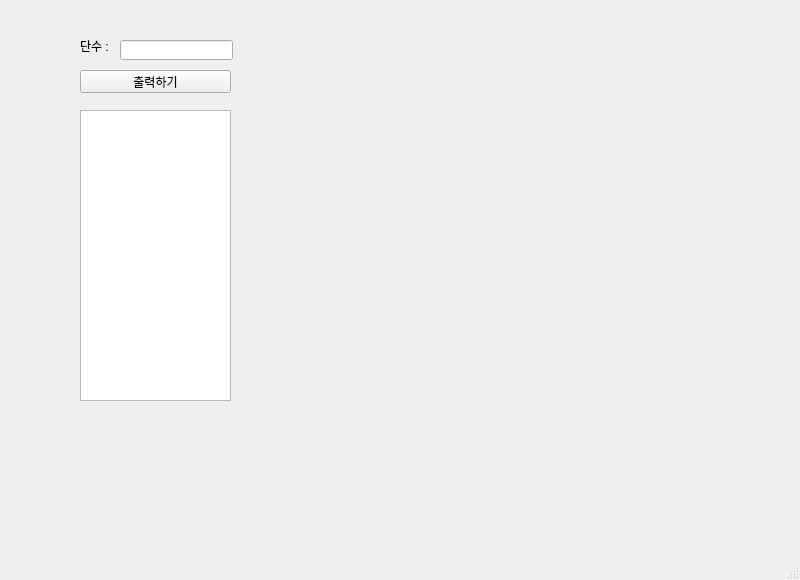
<?xml version="1.0" encoding="UTF-8"?>
<ui version="4.0">
 <class>MainWindow</class>
 <widget class="QMainWindow" name="MainWindow">
  <property name="geometry">
   <rect>
    <x>0</x>
    <y>0</y>
    <width>800</width>
    <height>580</height>
   </rect>
  </property>
  <property name="windowTitle">
   <string>MainWindow</string>
  </property>
  <widget class="QWidget" name="centralwidget">
   <widget class="QLabel" name="lbl_dan">
    <property name="geometry">
     <rect>
      <x>80</x>
      <y>40</y>
      <width>56</width>
      <height>12</height>
     </rect>
    </property>
    <property name="text">
     <string>단수 :</string>
    </property>
   </widget>
   <widget class="QLineEdit" name="le">
    <property name="geometry">
     <rect>
      <x>120</x>
      <y>40</y>
      <width>113</width>
      <height>20</height>
     </rect>
    </property>
   </widget>
   <widget class="QPushButton" name="pb">
    <property name="geometry">
     <rect>
      <x>80</x>
      <y>70</y>
      <width>151</width>
      <height>23</height>
     </rect>
    </property>
    <property name="text">
     <string>출력하기</string>
    </property>
   </widget>
   <widget class="QTextEdit" name="te">
    <property name="geometry">
     <rect>
      <x>80</x>
      <y>110</y>
      <width>151</width>
      <height>291</height>
     </rect>
    </property>
   </widget>
  </widget>
  <widget class="QMenuBar" name="menubar">
   <property name="geometry">
    <rect>
     <x>0</x>
     <y>0</y>
     <width>800</width>
     <height>21</height>
    </rect>
   </property>
  </widget>
  <widget class="QStatusBar" name="statusbar"/>
 </widget>
 <resources/>
 <connections/>
</ui>
